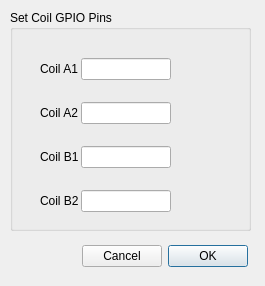
<?xml version="1.0" encoding="UTF-8"?>
<ui version="4.0">
 <class>CoilDialog</class>
 <widget class="QDialog" name="CoilDialog">
  <property name="windowModality">
   <enum>Qt::ApplicationModal</enum>
  </property>
  <property name="geometry">
   <rect>
    <x>0</x>
    <y>0</y>
    <width>265</width>
    <height>286</height>
   </rect>
  </property>
  <property name="windowTitle">
   <string>Coil Settings</string>
  </property>
  <property name="windowIcon">
   <iconset resource="StepperDriverRsc.qrc">
    <normaloff>:/StepperDriver/Icons/Resources/glossy-3d-blue-orbs2-022.ico</normaloff>:/StepperDriver/Icons/Resources/glossy-3d-blue-orbs2-022.ico</iconset>
  </property>
  <property name="modal">
   <bool>true</bool>
  </property>
  <widget class="QDialogButtonBox" name="buttonBox">
   <property name="geometry">
    <rect>
     <x>70</x>
     <y>240</y>
     <width>191</width>
     <height>32</height>
    </rect>
   </property>
   <property name="layoutDirection">
    <enum>Qt::RightToLeft</enum>
   </property>
   <property name="orientation">
    <enum>Qt::Horizontal</enum>
   </property>
   <property name="standardButtons">
    <set>QDialogButtonBox::Cancel|QDialogButtonBox::Ok</set>
   </property>
   <property name="centerButtons">
    <bool>true</bool>
   </property>
  </widget>
  <widget class="QGroupBox" name="groupBox">
   <property name="geometry">
    <rect>
     <x>10</x>
     <y>10</y>
     <width>241</width>
     <height>221</height>
    </rect>
   </property>
   <property name="title">
    <string>Set Coil GPIO Pins</string>
   </property>
   <widget class="QWidget" name="gridLayoutWidget">
    <property name="geometry">
     <rect>
      <x>30</x>
      <y>30</y>
      <width>131</width>
      <height>191</height>
     </rect>
    </property>
    <layout class="QGridLayout" name="gridLayout">
     <property name="horizontalSpacing">
      <number>2</number>
     </property>
     <property name="verticalSpacing">
      <number>4</number>
     </property>
     <item row="3" column="0">
      <widget class="QLabel" name="label_4">
       <property name="text">
        <string>Coil B2</string>
       </property>
      </widget>
     </item>
     <item row="0" column="0">
      <widget class="QLabel" name="label">
       <property name="text">
        <string>Coil A1</string>
       </property>
      </widget>
     </item>
     <item row="1" column="0">
      <widget class="QLabel" name="label_2">
       <property name="text">
        <string>Coil A2</string>
       </property>
      </widget>
     </item>
     <item row="2" column="0">
      <widget class="QLabel" name="label_3">
       <property name="text">
        <string>Coil B1</string>
       </property>
      </widget>
     </item>
     <item row="0" column="1">
      <widget class="QLineEdit" name="leA1">
       <property name="inputMask">
        <string>00</string>
       </property>
      </widget>
     </item>
     <item row="2" column="1">
      <widget class="QLineEdit" name="leB1">
       <property name="inputMask">
        <string>00</string>
       </property>
      </widget>
     </item>
     <item row="3" column="1">
      <widget class="QLineEdit" name="leB2">
       <property name="inputMask">
        <string>00</string>
       </property>
      </widget>
     </item>
     <item row="1" column="1">
      <widget class="QLineEdit" name="leA2">
       <property name="inputMask">
        <string>00</string>
       </property>
      </widget>
     </item>
    </layout>
   </widget>
  </widget>
  <zorder>groupBox</zorder>
  <zorder>buttonBox</zorder>
 </widget>
 <tabstops>
  <tabstop>leA1</tabstop>
  <tabstop>leA2</tabstop>
  <tabstop>leB1</tabstop>
  <tabstop>leB2</tabstop>
 </tabstops>
 <resources>
  <include location="StepperDriverRsc.qrc"/>
 </resources>
 <connections>
  <connection>
   <sender>buttonBox</sender>
   <signal>accepted()</signal>
   <receiver>CoilDialog</receiver>
   <slot>accept()</slot>
   <hints>
    <hint type="sourcelabel">
     <x>232</x>
     <y>271</y>
    </hint>
    <hint type="destinationlabel">
     <x>264</x>
     <y>285</y>
    </hint>
   </hints>
  </connection>
  <connection>
   <sender>buttonBox</sender>
   <signal>rejected()</signal>
   <receiver>CoilDialog</receiver>
   <slot>reject()</slot>
   <hints>
    <hint type="sourcelabel">
     <x>77</x>
     <y>266</y>
    </hint>
    <hint type="destinationlabel">
     <x>115</x>
     <y>285</y>
    </hint>
   </hints>
  </connection>
  <connection>
   <sender>buttonBox</sender>
   <signal>accepted()</signal>
   <receiver>CoilDialog</receiver>
   <slot>accept()</slot>
   <hints>
    <hint type="sourcelabel">
     <x>102</x>
     <y>254</y>
    </hint>
    <hint type="destinationlabel">
     <x>32</x>
     <y>251</y>
    </hint>
   </hints>
  </connection>
 </connections>
</ui>
